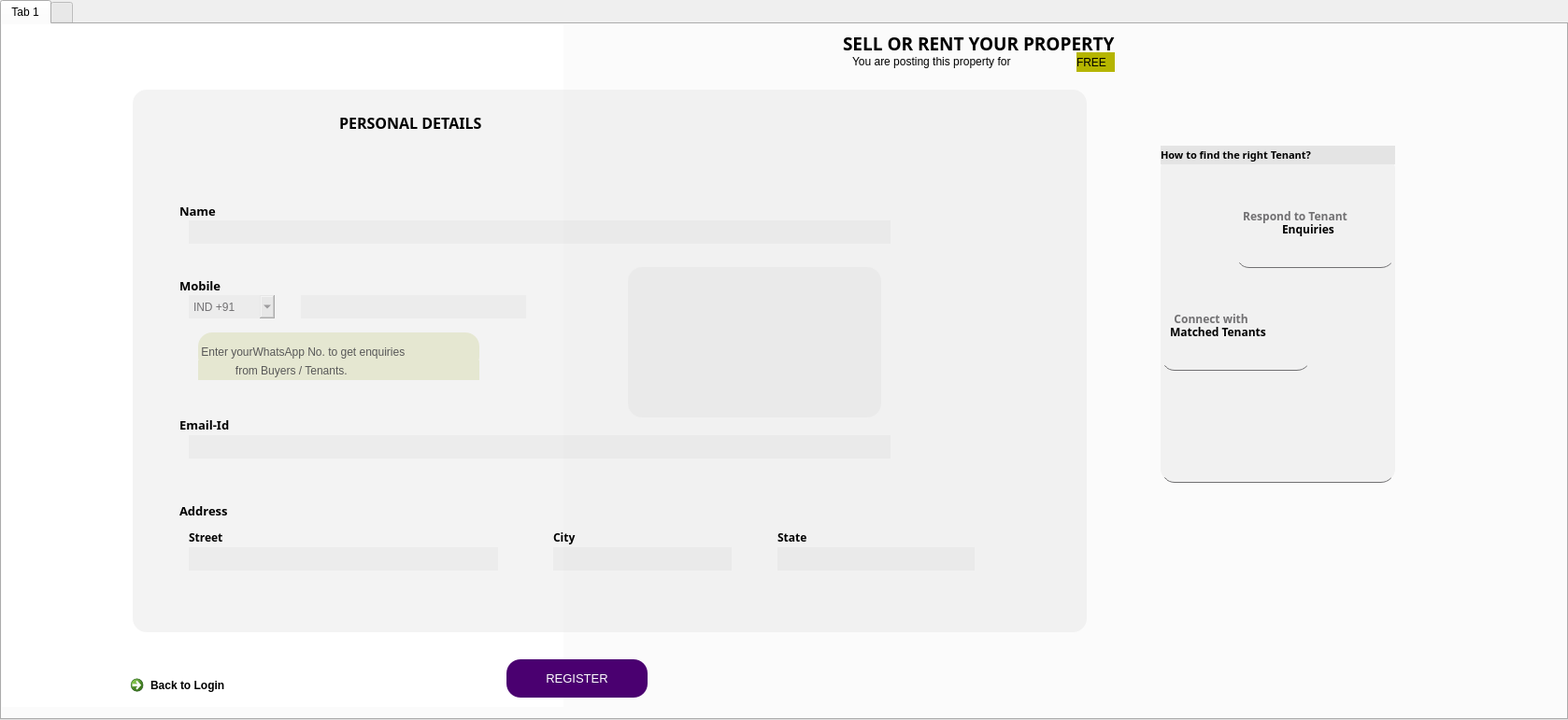
<?xml version="1.0" encoding="UTF-8"?>
<ui version="4.0">
 <class>TabWidget</class>
 <widget class="QTabWidget" name="TabWidget">
  <property name="geometry">
   <rect>
    <x>0</x>
    <y>0</y>
    <width>1678</width>
    <height>771</height>
   </rect>
  </property>
  <property name="windowTitle">
   <string>TabWidget</string>
  </property>
  <property name="currentIndex">
   <number>0</number>
  </property>
  <widget class="QWidget" name="tab">
   <attribute name="title">
    <string>Tab 1</string>
   </attribute>
   <widget class="QLabel" name="label">
    <property name="geometry">
     <rect>
      <x>0</x>
      <y>0</y>
      <width>601</width>
      <height>731</height>
     </rect>
    </property>
    <property name="styleSheet">
     <string notr="true">background:#fff;</string>
    </property>
    <property name="text">
     <string/>
    </property>
   </widget>
   <widget class="QLabel" name="label_2">
    <property name="geometry">
     <rect>
      <x>370</x>
      <y>140</y>
      <width>191</width>
      <height>161</height>
     </rect>
    </property>
    <property name="styleSheet">
     <string notr="true">background:url(:/form/Downloads/WhatsApp Image 2023-04-03 at 12.59.14.jpeg)</string>
    </property>
    <property name="text">
     <string/>
    </property>
    <property name="pixmap">
     <pixmap resource="form2.qrc">:/form/Downloads/WhatsApp Image 2023-04-03 at 12.59.14.jpeg</pixmap>
    </property>
    <property name="scaledContents">
     <bool>true</bool>
    </property>
   </widget>
   <widget class="QLabel" name="label_3">
    <property name="geometry">
     <rect>
      <x>0</x>
      <y>-30</y>
      <width>1651</width>
      <height>801</height>
     </rect>
    </property>
    <property name="font">
     <font>
      <family>Myanmar Text</family>
      <pointsize>11</pointsize>
      <weight>75</weight>
      <bold>true</bold>
     </font>
    </property>
    <property name="styleSheet">
     <string notr="true">QLabel{
background:url(:/newPrefix/Downloads/WhatsApp Image 2023-04-03 at 12.52.18.jpeg)
}</string>
    </property>
    <property name="text">
     <string/>
    </property>
    <property name="pixmap">
     <pixmap resource="form2.qrc">:/newPrefix/Downloads/WhatsApp Image 2023-04-03 at 12.52.18.jpeg</pixmap>
    </property>
    <property name="scaledContents">
     <bool>true</bool>
    </property>
   </widget>
   <widget class="QLabel" name="label_4">
    <property name="geometry">
     <rect>
      <x>1240</x>
      <y>140</y>
      <width>251</width>
      <height>351</height>
     </rect>
    </property>
    <property name="styleSheet">
     <string notr="true">QLabel{

background:rgb(225, 225, 225,100);
border:none;
color:#717072;
border-bottom:1px solid #717072;
border-radius:15%;
}</string>
    </property>
    <property name="text">
     <string/>
    </property>
   </widget>
   <widget class="QLineEdit" name="lineEdit">
    <property name="geometry">
     <rect>
      <x>1320</x>
      <y>150</y>
      <width>171</width>
      <height>111</height>
     </rect>
    </property>
    <property name="font">
     <font>
      <family>Myanmar Text</family>
      <pointsize>9</pointsize>
      <weight>75</weight>
      <bold>true</bold>
     </font>
    </property>
    <property name="styleSheet">
     <string notr="true">QLineEdit
{
background:transparent;
border:none;
color:#717072;
border-bottom:1px solid #717072;
border-radius:15%;
}</string>
    </property>
    <property name="text">
     <string>  Respond to Tenant</string>
    </property>
   </widget>
   <widget class="QLineEdit" name="lineEdit_2">
    <property name="geometry">
     <rect>
      <x>1240</x>
      <y>260</y>
      <width>161</width>
      <height>111</height>
     </rect>
    </property>
    <property name="font">
     <font>
      <family>Myanmar Text</family>
      <pointsize>9</pointsize>
      <weight>75</weight>
      <bold>true</bold>
     </font>
    </property>
    <property name="styleSheet">
     <string notr="true">QLineEdit
{
background:transparent;
border:none;
color:#717072;
border-bottom:1px solid #717072;
border-radius:15%;
}</string>
    </property>
    <property name="text">
     <string>    Connect with </string>
    </property>
   </widget>
   <widget class="QLabel" name="label_5">
    <property name="geometry">
     <rect>
      <x>900</x>
      <y>0</y>
      <width>491</width>
      <height>41</height>
     </rect>
    </property>
    <property name="font">
     <font>
      <family>Myanmar Text</family>
      <pointsize>14</pointsize>
      <weight>75</weight>
      <bold>true</bold>
     </font>
    </property>
    <property name="text">
     <string>SELL OR RENT YOUR PROPERTY</string>
    </property>
   </widget>
   <widget class="QLabel" name="label_6">
    <property name="geometry">
     <rect>
      <x>910</x>
      <y>30</y>
      <width>321</width>
      <height>19</height>
     </rect>
    </property>
    <property name="text">
     <string>You are posting this property for </string>
    </property>
   </widget>
   <widget class="QLabel" name="label_7">
    <property name="geometry">
     <rect>
      <x>1150</x>
      <y>30</y>
      <width>41</width>
      <height>21</height>
     </rect>
    </property>
    <property name="styleSheet">
     <string notr="true">QLabel{
background:rgb(181, 181, 0);
border-radius:15%;
}</string>
    </property>
    <property name="text">
     <string>FREE</string>
    </property>
   </widget>
   <widget class="QLabel" name="label_11">
    <property name="geometry">
     <rect>
      <x>210</x>
      <y>330</y>
      <width>301</width>
      <height>41</height>
     </rect>
    </property>
    <property name="styleSheet">
     <string notr="true">QLabel{
background:rgb(232, 235, 199);
border-radius:15%;
}</string>
    </property>
    <property name="text">
     <string> Enter yourWhatsApp No. to get enquiries</string>
    </property>
   </widget>
   <widget class="QLabel" name="label_12">
    <property name="geometry">
     <rect>
      <x>210</x>
      <y>360</y>
      <width>301</width>
      <height>21</height>
     </rect>
    </property>
    <property name="styleSheet">
     <string notr="true">QLabel{
background:rgb(232, 235, 199)
}</string>
    </property>
    <property name="text">
     <string>            from Buyers / Tenants.</string>
    </property>
   </widget>
   <widget class="QPushButton" name="pushButton">
    <property name="geometry">
     <rect>
      <x>540</x>
      <y>680</y>
      <width>151</width>
      <height>41</height>
     </rect>
    </property>
    <property name="font">
     <font>
      <pointsize>10</pointsize>
      <weight>50</weight>
      <bold>false</bold>
     </font>
    </property>
    <property name="styleSheet">
     <string notr="true">QPushButton{
background:rgb(74, 0, 112);
border-radius:15%;
color:#fff;
}
QPushButton:hover{
background:rgb(156, 78, 234);
border-radius:15%;
}
</string>
    </property>
    <property name="text">
     <string>REGISTER</string>
    </property>
   </widget>
   <widget class="QCommandLinkButton" name="commandLinkButton">
    <property name="geometry">
     <rect>
      <x>130</x>
      <y>690</y>
      <width>161</width>
      <height>41</height>
     </rect>
    </property>
    <property name="styleSheet">
     <string notr="true">QCommandLineButton{
font-size:15px;
text-color:rgb(75, 150, 225);
}</string>
    </property>
    <property name="text">
     <string>Back to Login</string>
    </property>
   </widget>
   <widget class="QLabel" name="label_16">
    <property name="geometry">
     <rect>
      <x>1250</x>
      <y>170</y>
      <width>61</width>
      <height>81</height>
     </rect>
    </property>
    <property name="styleSheet">
     <string notr="true">background:url(:/Downloads/customer-service.png)</string>
    </property>
    <property name="text">
     <string/>
    </property>
    <property name="pixmap">
     <pixmap resource="form2.qrc">:/Downloads/customer-service.png</pixmap>
    </property>
    <property name="scaledContents">
     <bool>true</bool>
    </property>
   </widget>
   <widget class="QLabel" name="label_17">
    <property name="geometry">
     <rect>
      <x>1420</x>
      <y>270</y>
      <width>61</width>
      <height>81</height>
     </rect>
    </property>
    <property name="styleSheet">
     <string notr="true">background:url(:/Downloads/profile.png)</string>
    </property>
    <property name="text">
     <string/>
    </property>
    <property name="pixmap">
     <pixmap resource="form2.qrc">:/Downloads/profile.png</pixmap>
    </property>
    <property name="scaledContents">
     <bool>true</bool>
    </property>
   </widget>
   <widget class="QLabel" name="label_18">
    <property name="geometry">
     <rect>
      <x>1240</x>
      <y>130</y>
      <width>251</width>
      <height>20</height>
     </rect>
    </property>
    <property name="font">
     <font>
      <family>Myanmar Text</family>
      <pointsize>8</pointsize>
      <weight>75</weight>
      <bold>true</bold>
     </font>
    </property>
    <property name="styleSheet">
     <string notr="true">background:rgb(228, 228, 228);</string>
    </property>
    <property name="text">
     <string>How to find the right Tenant?</string>
    </property>
   </widget>
   <widget class="QLabel" name="label_19">
    <property name="geometry">
     <rect>
      <x>1310</x>
      <y>410</y>
      <width>61</width>
      <height>51</height>
     </rect>
    </property>
    <property name="styleSheet">
     <string notr="true">background:url(:/newPrefix/Downloads/signboard.png)</string>
    </property>
    <property name="text">
     <string/>
    </property>
    <property name="pixmap">
     <pixmap resource="form2.qrc">:/newPrefix/Downloads/signboard.png</pixmap>
    </property>
    <property name="scaledContents">
     <bool>true</bool>
    </property>
   </widget>
   <widget class="QLabel" name="label_20">
    <property name="geometry">
     <rect>
      <x>1370</x>
      <y>400</y>
      <width>71</width>
      <height>71</height>
     </rect>
    </property>
    <property name="styleSheet">
     <string notr="true">background:url(:/form/Downloads/present.png)</string>
    </property>
    <property name="text">
     <string/>
    </property>
    <property name="pixmap">
     <pixmap resource="form2.qrc">:/form/Downloads/present.png</pixmap>
    </property>
    <property name="scaledContents">
     <bool>true</bool>
    </property>
   </widget>
   <widget class="QLabel" name="label_21">
    <property name="geometry">
     <rect>
      <x>1370</x>
      <y>210</y>
      <width>81</width>
      <height>19</height>
     </rect>
    </property>
    <property name="font">
     <font>
      <family>Myanmar Text</family>
      <pointsize>9</pointsize>
      <weight>75</weight>
      <bold>true</bold>
     </font>
    </property>
    <property name="text">
     <string>Enquiries</string>
    </property>
   </widget>
   <widget class="QLabel" name="label_22">
    <property name="geometry">
     <rect>
      <x>1250</x>
      <y>320</y>
      <width>141</width>
      <height>19</height>
     </rect>
    </property>
    <property name="font">
     <font>
      <family>Myanmar Text</family>
      <weight>75</weight>
      <bold>true</bold>
     </font>
    </property>
    <property name="text">
     <string>Matched Tenants</string>
    </property>
   </widget>
   <widget class="QLabel" name="label_38">
    <property name="geometry">
     <rect>
      <x>140</x>
      <y>70</y>
      <width>1021</width>
      <height>581</height>
     </rect>
    </property>
    <property name="font">
     <font>
      <family>Myanmar Text</family>
      <pointsize>10</pointsize>
      <weight>75</weight>
      <bold>true</bold>
     </font>
    </property>
    <property name="styleSheet">
     <string notr="true">QLabel
{
background:rgb(225, 225, 225,100);
border:none;
color:#717072;

border-radius:15%;
}</string>
    </property>
    <property name="text">
     <string/>
    </property>
   </widget>
   <widget class="QLabel" name="label_41">
    <property name="geometry">
     <rect>
      <x>190</x>
      <y>190</y>
      <width>68</width>
      <height>19</height>
     </rect>
    </property>
    <property name="font">
     <font>
      <family>Myanmar Text</family>
      <pointsize>10</pointsize>
      <weight>75</weight>
      <bold>true</bold>
     </font>
    </property>
    <property name="text">
     <string>Name</string>
    </property>
   </widget>
   <widget class="QLineEdit" name="lineEdit_5">
    <property name="geometry">
     <rect>
      <x>200</x>
      <y>210</y>
      <width>751</width>
      <height>25</height>
     </rect>
    </property>
    <property name="styleSheet">
     <string notr="true">QLineEdit
{
background:rgb(225, 225, 225,100);
border:none;
color:#717072;

border-radius:15%;
}</string>
    </property>
   </widget>
   <widget class="QLabel" name="label_10">
    <property name="geometry">
     <rect>
      <x>190</x>
      <y>270</y>
      <width>68</width>
      <height>19</height>
     </rect>
    </property>
    <property name="font">
     <font>
      <family>Myanmar Text</family>
      <pointsize>10</pointsize>
      <weight>75</weight>
      <bold>true</bold>
     </font>
    </property>
    <property name="text">
     <string>Mobile</string>
    </property>
   </widget>
   <widget class="QComboBox" name="comboBox">
    <property name="geometry">
     <rect>
      <x>200</x>
      <y>290</y>
      <width>92</width>
      <height>25</height>
     </rect>
    </property>
    <property name="styleSheet">
     <string notr="true">QComboBox
{
background:rgb(225, 225, 225,100);
border:none;
color:#717072;

border-radius:15%;
}</string>
    </property>
    <item>
     <property name="text">
      <string>IND +91</string>
     </property>
    </item>
   </widget>
   <widget class="QLineEdit" name="lineEdit_6">
    <property name="geometry">
     <rect>
      <x>320</x>
      <y>290</y>
      <width>241</width>
      <height>25</height>
     </rect>
    </property>
    <property name="styleSheet">
     <string notr="true">QLineEdit
{
background:rgb(225, 225, 225,100);
border:none;
color:#717072;

border-radius:15%;
}</string>
    </property>
   </widget>
   <widget class="QLabel" name="label_13">
    <property name="geometry">
     <rect>
      <x>190</x>
      <y>418</y>
      <width>91</width>
      <height>21</height>
     </rect>
    </property>
    <property name="font">
     <font>
      <family>Myanmar Text</family>
      <pointsize>10</pointsize>
      <weight>75</weight>
      <bold>true</bold>
     </font>
    </property>
    <property name="text">
     <string>Email-Id</string>
    </property>
   </widget>
   <widget class="QLineEdit" name="lineEdit_14">
    <property name="geometry">
     <rect>
      <x>200</x>
      <y>440</y>
      <width>751</width>
      <height>25</height>
     </rect>
    </property>
    <property name="styleSheet">
     <string notr="true">QLineEdit
{
background:rgb(225, 225, 225,100);
border:none;
color:#717072;

border-radius:15%;
}</string>
    </property>
   </widget>
   <widget class="QLabel" name="label_14">
    <property name="geometry">
     <rect>
      <x>190</x>
      <y>510</y>
      <width>81</width>
      <height>21</height>
     </rect>
    </property>
    <property name="font">
     <font>
      <family>Myanmar Text</family>
      <pointsize>10</pointsize>
      <weight>75</weight>
      <bold>true</bold>
     </font>
    </property>
    <property name="text">
     <string>Address</string>
    </property>
   </widget>
   <widget class="QLineEdit" name="lineEdit_15">
    <property name="geometry">
     <rect>
      <x>200</x>
      <y>560</y>
      <width>331</width>
      <height>25</height>
     </rect>
    </property>
    <property name="styleSheet">
     <string notr="true">QLineEdit
{
background:rgb(225, 225, 225,100);
border:none;
color:#717072;

border-radius:15%;
}</string>
    </property>
   </widget>
   <widget class="QLabel" name="label_42">
    <property name="geometry">
     <rect>
      <x>200</x>
      <y>540</y>
      <width>68</width>
      <height>19</height>
     </rect>
    </property>
    <property name="font">
     <font>
      <family>Myanmar Text</family>
      <pointsize>9</pointsize>
      <weight>75</weight>
      <bold>true</bold>
     </font>
    </property>
    <property name="text">
     <string>Street</string>
    </property>
   </widget>
   <widget class="QLabel" name="label_43">
    <property name="geometry">
     <rect>
      <x>590</x>
      <y>540</y>
      <width>68</width>
      <height>19</height>
     </rect>
    </property>
    <property name="font">
     <font>
      <family>Myanmar Text</family>
      <pointsize>9</pointsize>
      <weight>75</weight>
      <bold>true</bold>
     </font>
    </property>
    <property name="text">
     <string>City</string>
    </property>
   </widget>
   <widget class="QLineEdit" name="lineEdit_16">
    <property name="geometry">
     <rect>
      <x>590</x>
      <y>560</y>
      <width>191</width>
      <height>25</height>
     </rect>
    </property>
    <property name="styleSheet">
     <string notr="true">QLineEdit
{
background:rgb(225, 225, 225,100);
border:none;
color:#717072;

border-radius:15%;
}</string>
    </property>
   </widget>
   <widget class="QLabel" name="label_44">
    <property name="geometry">
     <rect>
      <x>830</x>
      <y>540</y>
      <width>68</width>
      <height>19</height>
     </rect>
    </property>
    <property name="font">
     <font>
      <family>Myanmar Text</family>
      <pointsize>9</pointsize>
      <weight>75</weight>
      <bold>true</bold>
     </font>
    </property>
    <property name="text">
     <string>State</string>
    </property>
   </widget>
   <widget class="QLineEdit" name="lineEdit_17">
    <property name="geometry">
     <rect>
      <x>830</x>
      <y>560</y>
      <width>211</width>
      <height>25</height>
     </rect>
    </property>
    <property name="styleSheet">
     <string notr="true">QLineEdit
{
background:rgb(225, 225, 225,100);
border:none;
color:#717072;

border-radius:15%;
}</string>
    </property>
   </widget>
   <widget class="QLabel" name="label_8">
    <property name="geometry">
     <rect>
      <x>120</x>
      <y>90</y>
      <width>1021</width>
      <height>31</height>
     </rect>
    </property>
    <property name="font">
     <font>
      <family>Myanmar Text</family>
      <pointsize>12</pointsize>
      <weight>75</weight>
      <bold>true</bold>
     </font>
    </property>
    <property name="text">
     <string>                                                          PERSONAL DETAILS</string>
    </property>
   </widget>
   <widget class="QLabel" name="label_15">
    <property name="geometry">
     <rect>
      <x>670</x>
      <y>260</y>
      <width>271</width>
      <height>161</height>
     </rect>
    </property>
    <property name="styleSheet">
     <string notr="true">QLabel
{
background:rgb(225, 225, 225,100);


border-radius:15%;
}</string>
    </property>
    <property name="text">
     <string/>
    </property>
    <property name="pixmap">
     <pixmap resource="form2.qrc">:/form/Downloads/WhatsApp Image 2023-04-03 at 12.59.14.jpeg</pixmap>
    </property>
    <property name="scaledContents">
     <bool>true</bool>
    </property>
   </widget>
  </widget>
  <widget class="QWidget" name="tab">
   <attribute name="title">
    <string/>
   </attribute>
   <widget class="QLabel" name="label_24">
    <property name="geometry">
     <rect>
      <x>-10</x>
      <y>-10</y>
      <width>1641</width>
      <height>751</height>
     </rect>
    </property>
    <property name="font">
     <font>
      <pointsize>9</pointsize>
      <weight>75</weight>
      <bold>true</bold>
     </font>
    </property>
    <property name="styleSheet">
     <string notr="true">background:url(:/newPrefix/Downloads/WhatsApp Image 2023-04-03 at 12.52.18.jpeg)</string>
    </property>
    <property name="text">
     <string/>
    </property>
    <property name="pixmap">
     <pixmap resource="form2.qrc">:/newPrefix/Downloads/WhatsApp Image 2023-04-03 at 12.52.18.jpeg</pixmap>
    </property>
    <property name="scaledContents">
     <bool>true</bool>
    </property>
   </widget>
   <widget class="QLabel" name="label_25">
    <property name="geometry">
     <rect>
      <x>1220</x>
      <y>100</y>
      <width>381</width>
      <height>91</height>
     </rect>
    </property>
    <property name="styleSheet">
     <string notr="true">QLabel
{
background:rgb(225, 225, 225,100);
border:none;
color:#717072;
border-bottom:1px solid #717072;
border-radius:15%;
}</string>
    </property>
    <property name="text">
     <string>            100% complete listing gets you more leads</string>
    </property>
   </widget>
   <widget class="QLabel" name="label_26">
    <property name="geometry">
     <rect>
      <x>1220</x>
      <y>120</y>
      <width>61</width>
      <height>61</height>
     </rect>
    </property>
    <property name="styleSheet">
     <string notr="true">background:url(:/house/Downloads/icons8-list-64.png)</string>
    </property>
    <property name="text">
     <string/>
    </property>
   </widget>
   <widget class="QLineEdit" name="lineEdit_7">
    <property name="geometry">
     <rect>
      <x>1220</x>
      <y>100</y>
      <width>381</width>
      <height>25</height>
     </rect>
    </property>
    <property name="styleSheet">
     <string notr="true">QLineEdit
{
background:rgb(225, 225, 225,100);
border:none;

text-color:black;

border-radius:15%;
}</string>
    </property>
    <property name="text">
     <string>Listing Completeness</string>
    </property>
   </widget>
   <widget class="QLabel" name="label_27">
    <property name="geometry">
     <rect>
      <x>50</x>
      <y>50</y>
      <width>1131</width>
      <height>591</height>
     </rect>
    </property>
    <property name="font">
     <font>
      <family>Myanmar Text</family>
      <pointsize>9</pointsize>
      <weight>75</weight>
      <bold>true</bold>
     </font>
    </property>
    <property name="styleSheet">
     <string notr="true">QPushButton
{
background:rgb(225, 225, 225,100);
border:none;
color:#717072;
border-bottom:1px solid #717072;
border-radius:15%;
}
QPushButton:hover{   
  background-color: qlineargradient(spread:pad, x1:0, y1:0.505682, x2:1, y2:0.477, stop:0 rgba(40, 67, 98, 219), stop:1 rgba(105, 118, 132, 226));
}
QPushButton:pressed{  padding-left:5px;
  padding-top:5px;
  background-color:rgba(105, 118, 132, 200);
}QLabel
{
background:rgb(225, 225, 225,100);
border:none;
color:#717072;

border-radius:15%;
}</string>
    </property>
    <property name="text">
     <string/>
    </property>
   </widget>
   <widget class="QLineEdit" name="lineEdit_8">
    <property name="geometry">
     <rect>
      <x>50</x>
      <y>50</y>
      <width>1131</width>
      <height>41</height>
     </rect>
    </property>
    <property name="font">
     <font>
      <family>Myanmar Text</family>
      <pointsize>12</pointsize>
      <weight>75</weight>
      <bold>true</bold>
     </font>
    </property>
    <property name="styleSheet">
     <string notr="true">QLineEdit
{
background:rgb(225, 225, 225,100);
border:none;
color:black;

border-radius:15%;
}</string>
    </property>
    <property name="text">
     <string>                                                       UPLOAD PROPERTY DETAILS</string>
    </property>
   </widget>
   <widget class="QPushButton" name="pushButton_4">
    <property name="geometry">
     <rect>
      <x>110</x>
      <y>280</y>
      <width>112</width>
      <height>34</height>
     </rect>
    </property>
    <property name="styleSheet">
     <string notr="true">QPushButton{
background:rgb(74, 0, 112);
border-radius:15%;
color:#fff;
}
QPushButton:hover{
background:rgb(156, 78, 234);
border-radius:15%;
}
QPushButton:pressed{  padding-left:5px;
  padding-top:5px;
  background-color:rgba(105, 118, 132, 200);
}</string>
    </property>
    <property name="text">
     <string>Apartment</string>
    </property>
   </widget>
   <widget class="QPushButton" name="pushButton_5">
    <property name="geometry">
     <rect>
      <x>230</x>
      <y>280</y>
      <width>151</width>
      <height>34</height>
     </rect>
    </property>
    <property name="styleSheet">
     <string notr="true">QPushButton{
background:rgb(74, 0, 112);
border-radius:15%;
color:#fff;
}
QPushButton:hover{
background:rgb(156, 78, 234);
border-radius:15%;
}
QPushButton:pressed{  padding-left:5px;
  padding-top:5px;
  background-color:rgba(105, 118, 132, 200);
}</string>
    </property>
    <property name="text">
     <string>Independent Floor</string>
    </property>
   </widget>
   <widget class="QPushButton" name="pushButton_6">
    <property name="geometry">
     <rect>
      <x>790</x>
      <y>280</y>
      <width>112</width>
      <height>34</height>
     </rect>
    </property>
    <property name="styleSheet">
     <string notr="true">QPushButton{
background:rgb(74, 0, 112);
border-radius:15%;
color:#fff;
}
QPushButton:hover{
background:rgb(156, 78, 234);
border-radius:15%;
}
QPushButton:pressed{  padding-left:5px;
  padding-top:5px;
  background-color:rgba(105, 118, 132, 200);
}</string>
    </property>
    <property name="text">
     <string>Others</string>
    </property>
   </widget>
   <widget class="QPushButton" name="pushButton_7">
    <property name="geometry">
     <rect>
      <x>390</x>
      <y>280</y>
      <width>151</width>
      <height>34</height>
     </rect>
    </property>
    <property name="styleSheet">
     <string notr="true">QPushButton{
background:rgb(74, 0, 112);
border-radius:15%;
color:#fff;
}
QPushButton:hover{
background:rgb(156, 78, 234);
border-radius:15%;
}
QPushButton:pressed{  padding-left:5px;
  padding-top:5px;
  background-color:rgba(105, 118, 132, 200);
}</string>
    </property>
    <property name="text">
     <string>Independent House</string>
    </property>
   </widget>
   <widget class="QPushButton" name="pushButton_8">
    <property name="geometry">
     <rect>
      <x>550</x>
      <y>280</y>
      <width>112</width>
      <height>34</height>
     </rect>
    </property>
    <property name="styleSheet">
     <string notr="true">QPushButton{
background:rgb(74, 0, 112);
border-radius:15%;
color:#fff;
}
QPushButton:hover{
background:rgb(156, 78, 234);
border-radius:15%;
}
QPushButton:pressed{  padding-left:5px;
  padding-top:5px;
  background-color:rgba(105, 118, 132, 200);
}</string>
    </property>
    <property name="text">
     <string>Villa</string>
    </property>
   </widget>
   <widget class="QPushButton" name="pushButton_9">
    <property name="geometry">
     <rect>
      <x>670</x>
      <y>280</y>
      <width>112</width>
      <height>34</height>
     </rect>
    </property>
    <property name="styleSheet">
     <string notr="true">QPushButton{
background:rgb(74, 0, 112);
border-radius:15%;
color:#fff;
}
QPushButton:hover{
background:rgb(156, 78, 234);
border-radius:15%;
}
QPushButton:pressed{  padding-left:5px;
  padding-top:5px;
  background-color:rgba(105, 118, 132, 200);
}</string>
    </property>
    <property name="text">
     <string>Plot</string>
    </property>
   </widget>
   <widget class="QPushButton" name="pushButton_10">
    <property name="geometry">
     <rect>
      <x>110</x>
      <y>370</y>
      <width>112</width>
      <height>34</height>
     </rect>
    </property>
    <property name="styleSheet">
     <string notr="true">QPushButton{
background:rgb(74, 0, 112);
border-radius:15%;
color:#fff;
}
QPushButton:hover{
background:rgb(156, 78, 234);
border-radius:15%;
}
QPushButton:pressed{  padding-left:5px;
  padding-top:5px;
  background-color:rgba(105, 118, 132, 200);
}</string>
    </property>
    <property name="text">
     <string>1BHK</string>
    </property>
   </widget>
   <widget class="QPushButton" name="pushButton_11">
    <property name="geometry">
     <rect>
      <x>230</x>
      <y>370</y>
      <width>112</width>
      <height>34</height>
     </rect>
    </property>
    <property name="styleSheet">
     <string notr="true">QPushButton{
background:rgb(74, 0, 112);
border-radius:15%;
color:#fff;
}
QPushButton:hover{
background:rgb(156, 78, 234);
border-radius:15%;
}
QPushButton:pressed{  padding-left:5px;
  padding-top:5px;
  background-color:rgba(105, 118, 132, 200);
}</string>
    </property>
    <property name="text">
     <string>2BHK</string>
    </property>
   </widget>
   <widget class="QPushButton" name="pushButton_12">
    <property name="geometry">
     <rect>
      <x>350</x>
      <y>370</y>
      <width>112</width>
      <height>34</height>
     </rect>
    </property>
    <property name="styleSheet">
     <string notr="true">QPushButton{
background:rgb(74, 0, 112);
border-radius:15%;
color:#fff;
}
QPushButton:hover{
background:rgb(156, 78, 234);
border-radius:15%;
}
QPushButton:pressed{  padding-left:5px;
  padding-top:5px;
  background-color:rgba(105, 118, 132, 200);
}</string>
    </property>
    <property name="text">
     <string>3BHK</string>
    </property>
   </widget>
   <widget class="QPushButton" name="pushButton_13">
    <property name="geometry">
     <rect>
      <x>470</x>
      <y>370</y>
      <width>112</width>
      <height>34</height>
     </rect>
    </property>
    <property name="styleSheet">
     <string notr="true">QPushButton{
background:rgb(74, 0, 112);
border-radius:15%;
color:#fff;
}
QPushButton:hover{
background:rgb(156, 78, 234);
border-radius:15%;
}
QPushButton:pressed{  padding-left:5px;
  padding-top:5px;
  background-color:rgba(105, 118, 132, 200);
}</string>
    </property>
    <property name="text">
     <string>4+BHk</string>
    </property>
   </widget>
   <widget class="QLineEdit" name="lineEdit_9">
    <property name="geometry">
     <rect>
      <x>120</x>
      <y>560</y>
      <width>421</width>
      <height>25</height>
     </rect>
    </property>
    <property name="styleSheet">
     <string notr="true">QLineEdit
{
background:rgb(225, 225, 225,100);
border:none;
color:#717072;
border-bottom:1px solid #717072;
border-radius:15%;
}</string>
    </property>
    <property name="text">
     <string>Street</string>
    </property>
   </widget>
   <widget class="QLineEdit" name="lineEdit_10">
    <property name="geometry">
     <rect>
      <x>570</x>
      <y>560</y>
      <width>221</width>
      <height>25</height>
     </rect>
    </property>
    <property name="styleSheet">
     <string notr="true">QLineEdit
{
background:rgb(225, 225, 225,100);
border:none;
color:#717072;
border-bottom:1px solid #717072;
border-radius:15%;
}</string>
    </property>
    <property name="text">
     <string>City</string>
    </property>
   </widget>
   <widget class="QLineEdit" name="lineEdit_11">
    <property name="geometry">
     <rect>
      <x>820</x>
      <y>560</y>
      <width>231</width>
      <height>25</height>
     </rect>
    </property>
    <property name="styleSheet">
     <string notr="true">QLineEdit
{
background:rgb(225, 225, 225,100);
border:none;
color:#717072;
border-bottom:1px solid #717072;
border-radius:15%;
}</string>
    </property>
    <property name="text">
     <string>State</string>
    </property>
   </widget>
   <widget class="QComboBox" name="comboBox_2">
    <property name="geometry">
     <rect>
      <x>760</x>
      <y>370</y>
      <width>92</width>
      <height>25</height>
     </rect>
    </property>
    <property name="styleSheet">
     <string notr="true">QComboBox
{
background:rgb(225, 225, 225,100);
border:none;
color:#717072;
border-bottom:1px solid #717072;
border-radius:15%;
}</string>
    </property>
    <item>
     <property name="text">
      <string>2001</string>
     </property>
    </item>
    <item>
     <property name="text">
      <string>2002</string>
     </property>
    </item>
    <item>
     <property name="text">
      <string>2003</string>
     </property>
    </item>
    <item>
     <property name="text">
      <string>2004</string>
     </property>
    </item>
    <item>
     <property name="text">
      <string>2005</string>
     </property>
    </item>
    <item>
     <property name="text">
      <string>2006</string>
     </property>
    </item>
    <item>
     <property name="text">
      <string>2007</string>
     </property>
    </item>
    <item>
     <property name="text">
      <string>2008</string>
     </property>
    </item>
    <item>
     <property name="text">
      <string>2009</string>
     </property>
    </item>
    <item>
     <property name="text">
      <string>2010</string>
     </property>
    </item>
    <item>
     <property name="text">
      <string>2011</string>
     </property>
    </item>
    <item>
     <property name="text">
      <string>2012</string>
     </property>
    </item>
    <item>
     <property name="text">
      <string>2013</string>
     </property>
    </item>
    <item>
     <property name="text">
      <string>2014</string>
     </property>
    </item>
    <item>
     <property name="text">
      <string>2015</string>
     </property>
    </item>
    <item>
     <property name="text">
      <string>2016</string>
     </property>
    </item>
    <item>
     <property name="text">
      <string>2017</string>
     </property>
    </item>
    <item>
     <property name="text">
      <string>2018</string>
     </property>
    </item>
    <item>
     <property name="text">
      <string>2019</string>
     </property>
    </item>
    <item>
     <property name="text">
      <string>2020</string>
     </property>
    </item>
    <item>
     <property name="text">
      <string>2021</string>
     </property>
    </item>
    <item>
     <property name="text">
      <string>2022</string>
     </property>
    </item>
    <item>
     <property name="text">
      <string>2023</string>
     </property>
    </item>
   </widget>
   <widget class="QLineEdit" name="lineEdit_12">
    <property name="geometry">
     <rect>
      <x>110</x>
      <y>450</y>
      <width>461</width>
      <height>25</height>
     </rect>
    </property>
    <property name="styleSheet">
     <string notr="true">QLineEdit
{
background:rgb(225, 225, 225,100);
border:none;
color:#717072;

border-radius:15%;
}</string>
    </property>
    <property name="text">
     <string>Selling Price</string>
    </property>
   </widget>
   <widget class="QLabel" name="label_28">
    <property name="geometry">
     <rect>
      <x>100</x>
      <y>170</y>
      <width>91</width>
      <height>19</height>
     </rect>
    </property>
    <property name="font">
     <font>
      <family>Myanmar Text</family>
      <pointsize>9</pointsize>
      <weight>75</weight>
      <bold>true</bold>
     </font>
    </property>
    <property name="text">
     <string>I want to..</string>
    </property>
   </widget>
   <widget class="QLabel" name="label_29">
    <property name="geometry">
     <rect>
      <x>100</x>
      <y>250</y>
      <width>131</width>
      <height>19</height>
     </rect>
    </property>
    <property name="font">
     <font>
      <family>Myanmar Text</family>
      <pointsize>9</pointsize>
      <weight>75</weight>
      <bold>true</bold>
     </font>
    </property>
    <property name="text">
     <string>Property type</string>
    </property>
   </widget>
   <widget class="QLabel" name="label_30">
    <property name="geometry">
     <rect>
      <x>100</x>
      <y>340</y>
      <width>68</width>
      <height>20</height>
     </rect>
    </property>
    <property name="font">
     <font>
      <family>Myanmar Text</family>
      <pointsize>9</pointsize>
      <weight>75</weight>
      <bold>true</bold>
     </font>
    </property>
    <property name="text">
     <string>Size</string>
    </property>
   </widget>
   <widget class="QLabel" name="label_31">
    <property name="geometry">
     <rect>
      <x>750</x>
      <y>350</y>
      <width>191</width>
      <height>19</height>
     </rect>
    </property>
    <property name="font">
     <font>
      <family>Myanmar Text</family>
      <pointsize>9</pointsize>
      <weight>75</weight>
      <bold>true</bold>
     </font>
    </property>
    <property name="text">
     <string>Year of Construction</string>
    </property>
   </widget>
   <widget class="QLabel" name="label_32">
    <property name="geometry">
     <rect>
      <x>120</x>
      <y>540</y>
      <width>91</width>
      <height>19</height>
     </rect>
    </property>
    <property name="font">
     <font>
      <family>Myanmar Text</family>
      <pointsize>9</pointsize>
      <weight>75</weight>
      <bold>true</bold>
     </font>
    </property>
    <property name="text">
     <string>Street</string>
    </property>
   </widget>
   <widget class="QLabel" name="label_33">
    <property name="geometry">
     <rect>
      <x>570</x>
      <y>540</y>
      <width>68</width>
      <height>19</height>
     </rect>
    </property>
    <property name="font">
     <font>
      <family>Myanmar Text</family>
      <pointsize>9</pointsize>
      <weight>75</weight>
      <bold>true</bold>
     </font>
    </property>
    <property name="text">
     <string>CITY</string>
    </property>
   </widget>
   <widget class="QLabel" name="label_34">
    <property name="geometry">
     <rect>
      <x>820</x>
      <y>540</y>
      <width>68</width>
      <height>19</height>
     </rect>
    </property>
    <property name="font">
     <font>
      <family>Myanmar Text</family>
      <pointsize>9</pointsize>
      <weight>75</weight>
      <bold>true</bold>
     </font>
    </property>
    <property name="text">
     <string>STATE</string>
    </property>
   </widget>
   <widget class="QPushButton" name="pushButton_14">
    <property name="geometry">
     <rect>
      <x>530</x>
      <y>660</y>
      <width>201</width>
      <height>41</height>
     </rect>
    </property>
    <property name="font">
     <font>
      <pointsize>11</pointsize>
      <weight>75</weight>
      <bold>true</bold>
     </font>
    </property>
    <property name="styleSheet">
     <string notr="true">QPushButton{
background:rgb(74, 0, 112);
border-radius:15%;
color:#fff;
}
QPushButton:hover{
background:rgb(156, 78, 234);
border-radius:15%;
}
QPushButton:pressed{  padding-left:5px;
  padding-top:5px;
  background-color:rgba(105, 118, 132, 200);
}</string>
    </property>
    <property name="text">
     <string>UPLOAD</string>
    </property>
   </widget>
   <widget class="QLabel" name="label_35">
    <property name="geometry">
     <rect>
      <x>100</x>
      <y>430</y>
      <width>68</width>
      <height>19</height>
     </rect>
    </property>
    <property name="font">
     <font>
      <family>Myanmar Text</family>
      <pointsize>9</pointsize>
      <weight>75</weight>
      <bold>true</bold>
     </font>
    </property>
    <property name="text">
     <string>COST</string>
    </property>
   </widget>
   <widget class="QLabel" name="label_36">
    <property name="geometry">
     <rect>
      <x>100</x>
      <y>510</y>
      <width>101</width>
      <height>19</height>
     </rect>
    </property>
    <property name="font">
     <font>
      <family>Myanmar Text</family>
      <pointsize>10</pointsize>
      <weight>75</weight>
      <bold>true</bold>
     </font>
    </property>
    <property name="text">
     <string>Address:</string>
    </property>
   </widget>
   <widget class="QLabel" name="label_37">
    <property name="geometry">
     <rect>
      <x>1220</x>
      <y>240</y>
      <width>371</width>
      <height>351</height>
     </rect>
    </property>
    <property name="styleSheet">
     <string notr="true">QLabel
{
background:rgb(225, 225, 225,100);
border:none;
color:#717072;

border-radius:15%;
}</string>
    </property>
    <property name="text">
     <string>l</string>
    </property>
   </widget>
   <widget class="QLineEdit" name="lineEdit_13">
    <property name="geometry">
     <rect>
      <x>1230</x>
      <y>240</y>
      <width>361</width>
      <height>25</height>
     </rect>
    </property>
    <property name="font">
     <font>
      <weight>75</weight>
      <bold>true</bold>
     </font>
    </property>
    <property name="styleSheet">
     <string notr="true">QLineEdit
{
background:rgb(225, 225, 225,100);
border:none;
color:black;

border-radius:15%;
}</string>
    </property>
    <property name="text">
     <string>UPLOAD IMAGES</string>
    </property>
   </widget>
   <widget class="QLabel" name="label_9">
    <property name="geometry">
     <rect>
      <x>1220</x>
      <y>260</y>
      <width>181</width>
      <height>161</height>
     </rect>
    </property>
    <property name="styleSheet">
     <string notr="true">QLabel
{
background:rgb(225, 225, 225,100);
border:none;
color:black;

border-radius:15%;
}</string>
    </property>
    <property name="text">
     <string>         IMAGE 1</string>
    </property>
   </widget>
   <widget class="QLabel" name="label_39">
    <property name="geometry">
     <rect>
      <x>1220</x>
      <y>420</y>
      <width>181</width>
      <height>171</height>
     </rect>
    </property>
    <property name="styleSheet">
     <string notr="true">QLabel
{
background:rgb(225, 225, 225,100);
border:none;
color:#717072;

border-radius:15%;
}</string>
    </property>
    <property name="text">
     <string>         IMAGE 2</string>
    </property>
   </widget>
   <widget class="QLabel" name="label_40">
    <property name="geometry">
     <rect>
      <x>1407</x>
      <y>268</y>
      <width>181</width>
      <height>321</height>
     </rect>
    </property>
    <property name="text">
     <string>          IMAGE 3</string>
    </property>
   </widget>
   <widget class="QRadioButton" name="radioButton_4">
    <property name="geometry">
     <rect>
      <x>110</x>
      <y>200</y>
      <width>119</width>
      <height>23</height>
     </rect>
    </property>
    <property name="font">
     <font>
      <weight>75</weight>
      <bold>true</bold>
     </font>
    </property>
    <property name="text">
     <string>SELL</string>
    </property>
   </widget>
   <widget class="QRadioButton" name="radioButton_5">
    <property name="geometry">
     <rect>
      <x>250</x>
      <y>200</y>
      <width>119</width>
      <height>23</height>
     </rect>
    </property>
    <property name="font">
     <font>
      <weight>75</weight>
      <bold>true</bold>
     </font>
    </property>
    <property name="text">
     <string>RENT</string>
    </property>
   </widget>
   <widget class="QRadioButton" name="radioButton_6">
    <property name="geometry">
     <rect>
      <x>410</x>
      <y>200</y>
      <width>119</width>
      <height>23</height>
     </rect>
    </property>
    <property name="font">
     <font>
      <weight>75</weight>
      <bold>true</bold>
     </font>
    </property>
    <property name="text">
     <string>BOTH</string>
    </property>
   </widget>
   <widget class="QLineEdit" name="lineEdit_3">
    <property name="geometry">
     <rect>
      <x>600</x>
      <y>450</y>
      <width>451</width>
      <height>25</height>
     </rect>
    </property>
    <property name="styleSheet">
     <string notr="true">QLineEdit
{
background:rgb(225, 225, 225,100);
border:none;
color:#717072;

border-radius:15%;
}</string>
    </property>
    <property name="text">
     <string>Renting Price</string>
    </property>
   </widget>
  </widget>
 </widget>
 <resources>
  <include location="form2.qrc"/>
 </resources>
 <connections/>
</ui>
